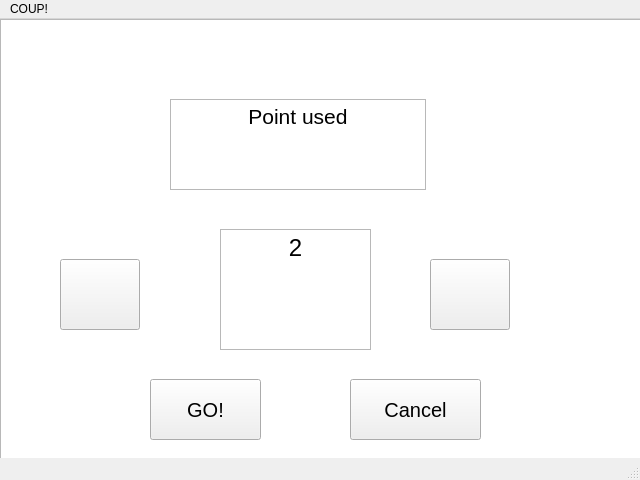
<?xml version="1.0" encoding="UTF-8"?>
<ui version="4.0">
 <class>CoupPopWindow</class>
 <widget class="QMainWindow" name="CoupPopWindow">
  <property name="geometry">
   <rect>
    <x>0</x>
    <y>0</y>
    <width>640</width>
    <height>480</height>
   </rect>
  </property>
  <property name="windowTitle">
   <string>MainWindow</string>
  </property>
  <widget class="QWidget" name="centralwidget">
   <widget class="QTextBrowser" name="header">
    <property name="geometry">
     <rect>
      <x>170</x>
      <y>80</y>
      <width>256</width>
      <height>91</height>
     </rect>
    </property>
    <property name="html">
     <string>&lt;!DOCTYPE HTML PUBLIC &quot;-//W3C//DTD HTML 4.0//EN&quot; &quot;http://www.w3.org/TR/REC-html40/strict.dtd&quot;&gt;
&lt;html&gt;&lt;head&gt;&lt;meta name=&quot;qrichtext&quot; content=&quot;1&quot; /&gt;&lt;style type=&quot;text/css&quot;&gt;
p, li { white-space: pre-wrap; }
&lt;/style&gt;&lt;/head&gt;&lt;body style=&quot; font-family:'SimSun'; font-size:9pt; font-weight:400; font-style:normal;&quot;&gt;
&lt;p align=&quot;center&quot; style=&quot; margin-top:0px; margin-bottom:0px; margin-left:0px; margin-right:0px; -qt-block-indent:0; text-indent:0px;&quot;&gt;&lt;span style=&quot; font-size:16pt;&quot;&gt;Point used&lt;/span&gt;&lt;/p&gt;&lt;/body&gt;&lt;/html&gt;</string>
    </property>
   </widget>
   <widget class="QTextBrowser" name="curr_used">
    <property name="geometry">
     <rect>
      <x>220</x>
      <y>210</y>
      <width>151</width>
      <height>121</height>
     </rect>
    </property>
    <property name="html">
     <string>&lt;!DOCTYPE HTML PUBLIC &quot;-//W3C//DTD HTML 4.0//EN&quot; &quot;http://www.w3.org/TR/REC-html40/strict.dtd&quot;&gt;
&lt;html&gt;&lt;head&gt;&lt;meta name=&quot;qrichtext&quot; content=&quot;1&quot; /&gt;&lt;style type=&quot;text/css&quot;&gt;
p, li { white-space: pre-wrap; }
&lt;/style&gt;&lt;/head&gt;&lt;body style=&quot; font-family:'SimSun'; font-size:9pt; font-weight:400; font-style:normal;&quot;&gt;
&lt;p align=&quot;center&quot; style=&quot; margin-top:0px; margin-bottom:0px; margin-left:0px; margin-right:0px; -qt-block-indent:0; text-indent:0px;&quot;&gt;&lt;span style=&quot; font-size:18pt;&quot;&gt;2&lt;/span&gt;&lt;/p&gt;&lt;/body&gt;&lt;/html&gt;</string>
    </property>
   </widget>
   <widget class="QPushButton" name="decrease">
    <property name="geometry">
     <rect>
      <x>60</x>
      <y>240</y>
      <width>80</width>
      <height>71</height>
     </rect>
    </property>
    <property name="text">
     <string/>
    </property>
    <property name="icon">
     <iconset resource="Resource.qrc">
      <normaloff>:/Icons/Photo/less_point_used.png</normaloff>:/Icons/Photo/less_point_used.png</iconset>
    </property>
    <property name="iconSize">
     <size>
      <width>50</width>
      <height>50</height>
     </size>
    </property>
   </widget>
   <widget class="QPushButton" name="increase">
    <property name="geometry">
     <rect>
      <x>430</x>
      <y>240</y>
      <width>80</width>
      <height>71</height>
     </rect>
    </property>
    <property name="text">
     <string/>
    </property>
    <property name="icon">
     <iconset resource="Resource.qrc">
      <normaloff>:/Icons/Photo/next.png</normaloff>:/Icons/Photo/next.png</iconset>
    </property>
    <property name="iconSize">
     <size>
      <width>50</width>
      <height>50</height>
     </size>
    </property>
   </widget>
   <widget class="QPushButton" name="go">
    <property name="geometry">
     <rect>
      <x>150</x>
      <y>360</y>
      <width>111</width>
      <height>61</height>
     </rect>
    </property>
    <property name="font">
     <font>
      <pointsize>15</pointsize>
     </font>
    </property>
    <property name="text">
     <string>GO!</string>
    </property>
   </widget>
   <widget class="QPushButton" name="cancel">
    <property name="geometry">
     <rect>
      <x>350</x>
      <y>360</y>
      <width>131</width>
      <height>61</height>
     </rect>
    </property>
    <property name="font">
     <font>
      <pointsize>15</pointsize>
     </font>
    </property>
    <property name="text">
     <string>Cancel</string>
    </property>
   </widget>
   <widget class="QGraphicsView" name="graphicsView">
    <property name="geometry">
     <rect>
      <x>0</x>
      <y>0</y>
      <width>641</width>
      <height>441</height>
     </rect>
    </property>
   </widget>
   <zorder>graphicsView</zorder>
   <zorder>header</zorder>
   <zorder>curr_used</zorder>
   <zorder>decrease</zorder>
   <zorder>increase</zorder>
   <zorder>go</zorder>
   <zorder>cancel</zorder>
  </widget>
  <widget class="QMenuBar" name="menubar">
   <property name="geometry">
    <rect>
     <x>0</x>
     <y>0</y>
     <width>640</width>
     <height>21</height>
    </rect>
   </property>
   <widget class="QMenu" name="menuCOUP">
    <property name="title">
     <string>COUP!</string>
    </property>
   </widget>
   <addaction name="menuCOUP"/>
  </widget>
  <widget class="QStatusBar" name="statusbar"/>
 </widget>
 <resources>
  <include location="Resource.qrc"/>
 </resources>
 <connections/>
</ui>
